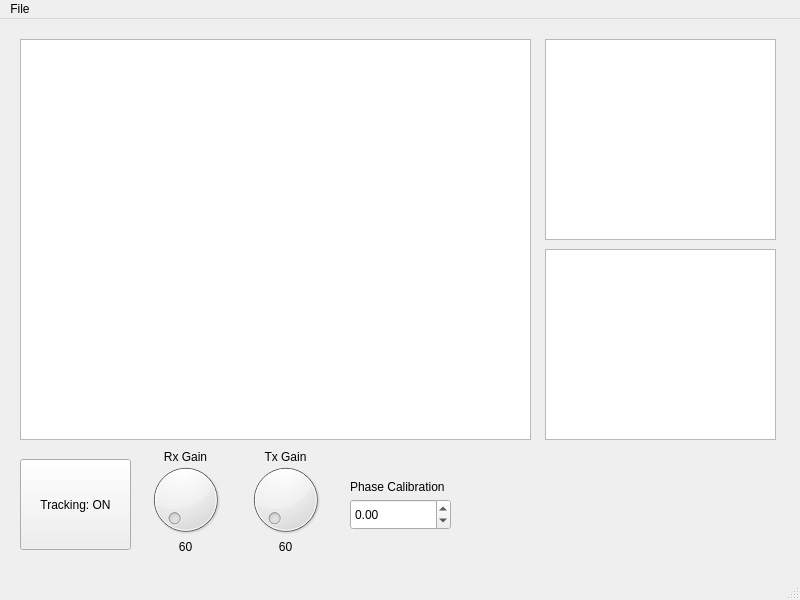
<?xml version="1.0" encoding="UTF-8"?>
<ui version="4.0">
 <class>MainWindow</class>
 <widget class="QMainWindow" name="MainWindow">
  <property name="geometry">
   <rect>
    <x>0</x>
    <y>0</y>
    <width>800</width>
    <height>600</height>
   </rect>
  </property>
  <property name="windowTitle">
   <string>MainWindow</string>
  </property>
  <widget class="QWidget" name="centralwidget">
   <widget class="GraphicsLayoutWidget" name="trackerView">
    <property name="geometry">
     <rect>
      <x>20</x>
      <y>20</y>
      <width>511</width>
      <height>401</height>
     </rect>
    </property>
   </widget>
   <widget class="QDial" name="RxDial">
    <property name="geometry">
     <rect>
      <x>140</x>
      <y>440</y>
      <width>91</width>
      <height>81</height>
     </rect>
    </property>
   </widget>
   <widget class="QDial" name="TxDial">
    <property name="geometry">
     <rect>
      <x>240</x>
      <y>440</y>
      <width>91</width>
      <height>81</height>
     </rect>
    </property>
   </widget>
   <widget class="QDoubleSpinBox" name="phaseCalibration">
    <property name="geometry">
     <rect>
      <x>350</x>
      <y>480</y>
      <width>101</width>
      <height>31</height>
     </rect>
    </property>
    <property name="minimum">
     <double>-180.000000000000000</double>
    </property>
    <property name="maximum">
     <double>180.000000000000000</double>
    </property>
    <property name="singleStep">
     <double>0.500000000000000</double>
    </property>
   </widget>
   <widget class="QLabel" name="labelPhaseCal">
    <property name="geometry">
     <rect>
      <x>350</x>
      <y>460</y>
      <width>121</width>
      <height>16</height>
     </rect>
    </property>
    <property name="text">
     <string>Phase Calibration</string>
    </property>
   </widget>
   <widget class="QLabel" name="labelDial1">
    <property name="geometry">
     <rect>
      <x>150</x>
      <y>430</y>
      <width>71</width>
      <height>16</height>
     </rect>
    </property>
    <property name="text">
     <string>Rx Gain</string>
    </property>
    <property name="alignment">
     <set>Qt::AlignCenter</set>
    </property>
   </widget>
   <widget class="QLabel" name="labelDial2">
    <property name="geometry">
     <rect>
      <x>250</x>
      <y>430</y>
      <width>71</width>
      <height>16</height>
     </rect>
    </property>
    <property name="text">
     <string>Tx Gain</string>
    </property>
    <property name="alignment">
     <set>Qt::AlignCenter</set>
    </property>
   </widget>
   <widget class="GraphicsLayoutWidget" name="firstWidget">
    <property name="geometry">
     <rect>
      <x>545</x>
      <y>20</y>
      <width>231</width>
      <height>201</height>
     </rect>
    </property>
   </widget>
   <widget class="GraphicsLayoutWidget" name="secondWidget">
    <property name="geometry">
     <rect>
      <x>545</x>
      <y>230</y>
      <width>231</width>
      <height>191</height>
     </rect>
    </property>
   </widget>
   <widget class="QPushButton" name="toggleTrackerButton">
    <property name="geometry">
     <rect>
      <x>20</x>
      <y>440</y>
      <width>111</width>
      <height>91</height>
     </rect>
    </property>
    <property name="text">
     <string>Tracking: ON</string>
    </property>
   </widget>
   <widget class="QLabel" name="labelRxGain">
    <property name="geometry">
     <rect>
      <x>150</x>
      <y>520</y>
      <width>71</width>
      <height>16</height>
     </rect>
    </property>
    <property name="text">
     <string>60</string>
    </property>
    <property name="alignment">
     <set>Qt::AlignCenter</set>
    </property>
   </widget>
   <widget class="QLabel" name="labelTxGain">
    <property name="geometry">
     <rect>
      <x>250</x>
      <y>520</y>
      <width>71</width>
      <height>16</height>
     </rect>
    </property>
    <property name="text">
     <string>60</string>
    </property>
    <property name="alignment">
     <set>Qt::AlignCenter</set>
    </property>
   </widget>
  </widget>
  <widget class="QMenuBar" name="menubar">
   <property name="geometry">
    <rect>
     <x>0</x>
     <y>0</y>
     <width>800</width>
     <height>26</height>
    </rect>
   </property>
   <widget class="QMenu" name="menuFile">
    <property name="title">
     <string>File</string>
    </property>
    <addaction name="actionThis_is_an_option"/>
    <addaction name="actionA_second_option"/>
    <addaction name="separator"/>
    <addaction name="actionAnd_so_on"/>
   </widget>
   <addaction name="menuFile"/>
  </widget>
  <widget class="QStatusBar" name="statusbar"/>
  <action name="actionThis_is_an_option">
   <property name="text">
    <string>This is an option</string>
   </property>
  </action>
  <action name="actionA_second_option">
   <property name="text">
    <string>A second option</string>
   </property>
  </action>
  <action name="actionAnd_so_on">
   <property name="text">
    <string>And so on</string>
   </property>
  </action>
 </widget>
 <customwidgets>
  <customwidget>
   <class>GraphicsLayoutWidget</class>
   <extends>QGraphicsView</extends>
   <header>pyqtgraph</header>
  </customwidget>
 </customwidgets>
 <resources/>
 <connections/>
</ui>
